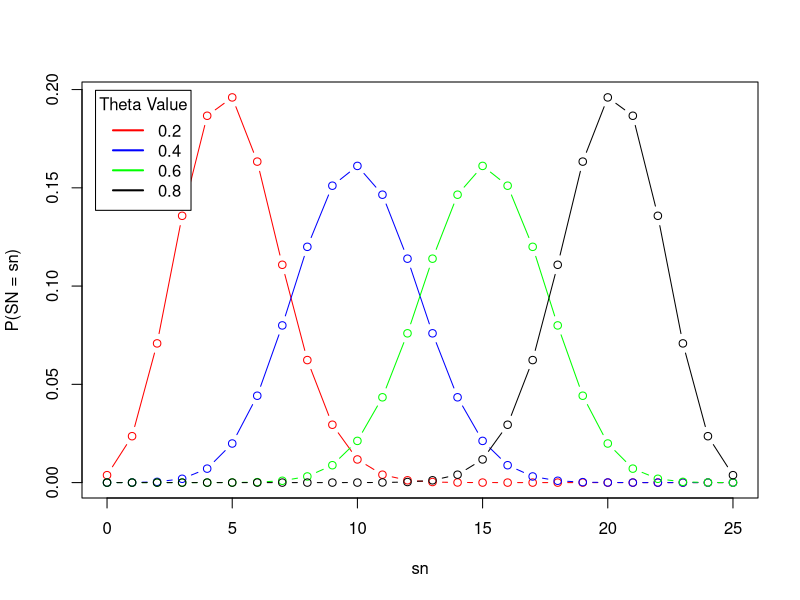
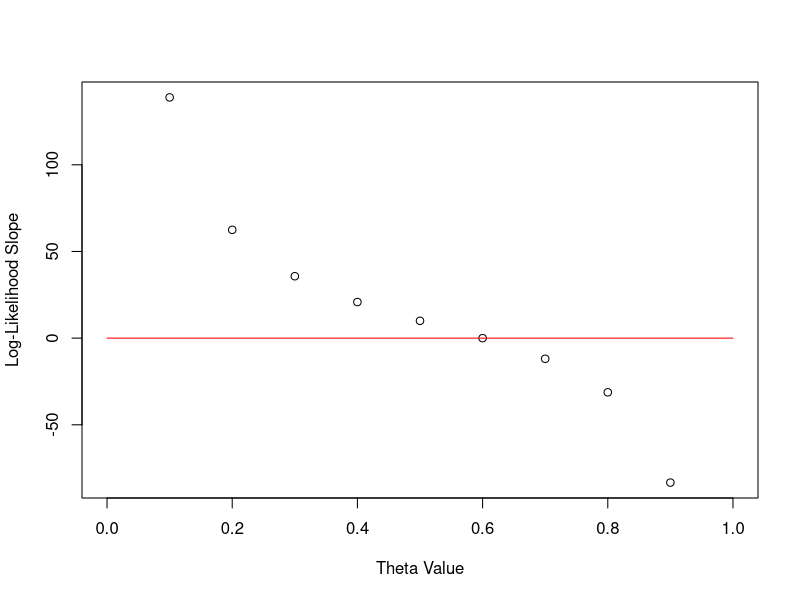
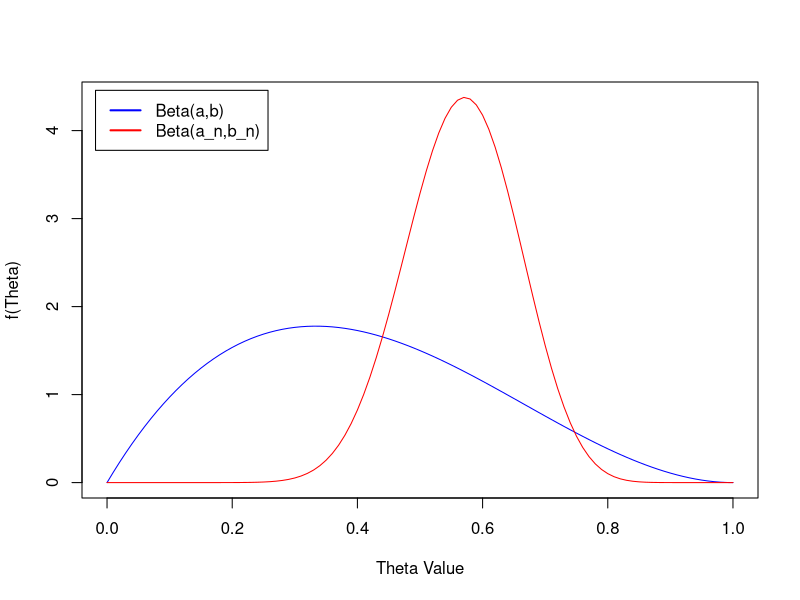

R code for these plots, in order:
## ---- chunk 1
#| echo: false
# Plotting Examples
n <- 25
sn <- 0:n
theta <- c(5,10,15,20)/n
plot(sn,dbinom(sn,n,theta[1]),col = 'red',type = 'b', ylab = 'P(SN = sn)')
lines(sn,dbinom(sn,n,theta[2]),col = 'blue',type = 'b')
lines(sn,dbinom(sn,n,theta[3]),col = 'green',type = 'b')
lines(sn,dbinom(sn,n,theta[4]),col = 'black',type = 'b')
legend('topleft',inset = .02,legend = c('0.2','0.4','0.6','0.8'), title = 'Theta Value',col = c('red','blue','green','black'),lwd =2 )
## ---- chunk 2
#| echo: false
## Checking if this is indeed the maximum
n <- 25
sn <- 15
thetas <- seq(0,1,0.1)
loglik_slope <- sn/thetas - (n-sn)/(1-thetas)

plot(thetas,loglik_slope, xlab = 'Theta Value',ylab = 'Log-Likelihood Slope')
lines(thetas,rep(0,length(thetas)), col = 'red')
## ---- chunk 3
n <- 25
sn <- 15
a <- 2
b <- 3
a_n <- a + sn
b_n <- n - sn + b
thetas <- seq(0,1,0.01)
prior <- dbeta(thetas,a,b)
posterior <- dbeta(thetas,a_n,b_n)
plot(thetas,prior, xlab = 'Theta Value',ylab = 'f(Theta)',
     col = 'blue',ylim = c(0,max(posterior)),
     type = 'l')
lines(thetas,posterior, col = 'red')
legend('topleft',inset = 0.02,legend = c('Beta(a,b)','Beta(a_n,b_n)'),
       col = c('blue','red'),
       lwd = 2)

## ---- chunk 4
pbeta(0.8,a_n,b_n) - pbeta(0.4,a_n,b_n) 
